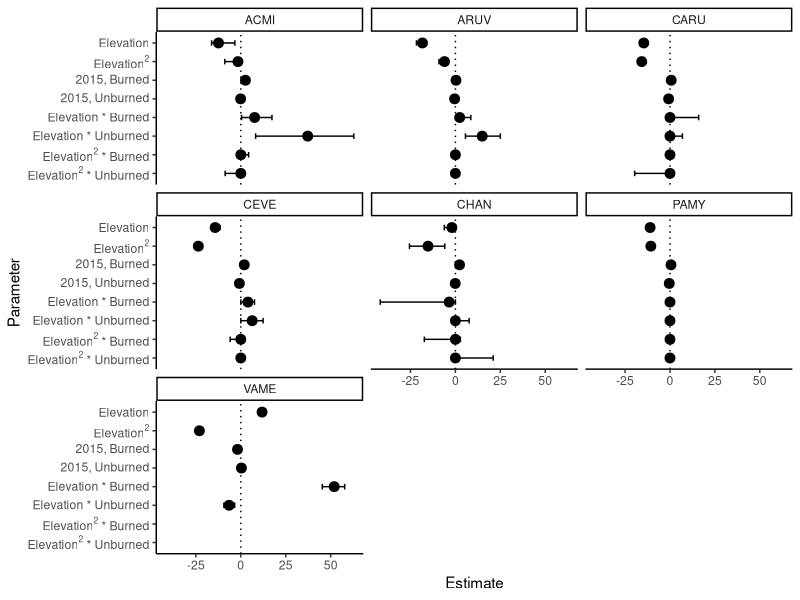
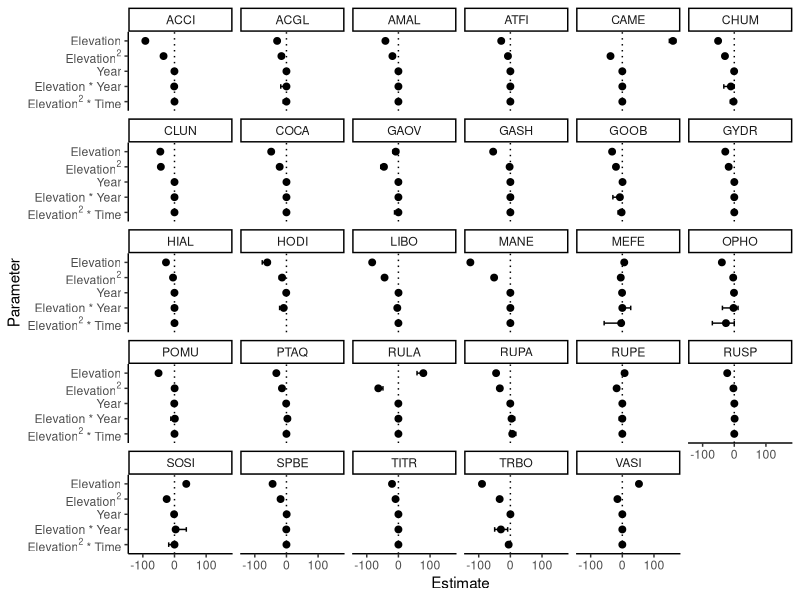

These figures' R source, in order:

# Created: Dec. 15, 2021 from script 8
# Updated: May 11, 2022

# IMPORTANT NOTE: unless otherwise indicated, always use Understory_All.csv for these analyses as it is the ONLY file with up-to-date corrections.

# Packages needed:
library(tidyverse)

## Step 1: Load coefficient data

coeff.ALLDAT <- read.csv("data/3b_new_coefficients.csv", header = TRUE) %>% 
  select(-Dataset, -L.Occ, -R.Occ, -deltaAIC, -Weight, -Rsquared)
coeff.ALLDAT[coeff.ALLDAT$Species == "EPAN", 1] <- paste("CHAN") # Correcting taxonomy issue
coeff.ALLDAT[is.na(coeff.ALLDAT)] <- 0 # Hard code absent coeffs as 0 before averaging
coeff.ALLDAT$Elevation.m2.Res.Burn.fi[coeff.ALLDAT$Species == "VAME"] <- NA
coeff.ALLDAT$Elevation.m2.Res.Unburn.fi[coeff.ALLDAT$Species == "VAME"] <- NA
coeff.ALLDAT$Data.Type.Elevation.m2.nofi[coeff.ALLDAT$Species == "HODI"] <- NA #remove terms that weren't fit

coeff.fire <- #split by fire vs no-fire
  coeff.ALLDAT[coeff.ALLDAT$Fire.Included == "Yes" & coeff.ALLDAT$Type == "Avg", c(1, 5:6, 10:15)] 

coeff.nofire <- coeff.ALLDAT[coeff.ALLDAT$Fire.Included == "No" & coeff.ALLDAT$Type == "Avg", c(1, 5:9)] 

## Step 2: Summarize mean, lower and upper CI of each coefficient across the rarefactions (FIRE SPECIES)
means.fire <- coeff.fire %>% 
  group_by(Species) %>% 
  summarise(across(.cols = Elevation.m:Elevation.m2.Res.Unburn.fi, ~ unname(quantile(.x, 0.5, na.rm=TRUE)))) %>% #, .names = "mean_{.col}" 
  mutate(param="mean")
lowers.fire <- coeff.fire %>% 
  group_by(Species) %>% 
  summarise(across(.cols = Elevation.m:Elevation.m2.Res.Unburn.fi, ~ unname(quantile(.x, 0.025, na.rm=TRUE)))) %>% #, .names="lower_{.col}" 
  mutate(param="lower")
uppers.fire <- coeff.fire %>% 
  group_by(Species) %>% 
  summarise(across(.cols = Elevation.m:Elevation.m2.Res.Unburn.fi, ~ unname(quantile(.x, 0.975, na.rm=TRUE)))) %>% #, .names="upper_{.col}" 
  mutate(param="upper")

## Step 3: reshape for graphing
all.fire <- rbind(means.fire, lowers.fire, uppers.fire) %>% 
  pivot_longer(!c(Species, param), names_to="Parameter", values_to="Estimate") %>% 
  pivot_wider(names_from=param, values_from="Estimate")

## Step 4: Classic forest plots for fire species

# order of parameters along y axis
order.list.fire <- c("Elevation.m", 
           "Elevation.m2", 
           "Resurvey.Burned.fi", 
           "Resurvey.Unburned.fi",
           "Elevation.m.Res.Burn.fi", 
           "Elevation.m.Res.Unburn.fi", 
           "Elevation.m2.Res.Burn.fi", 
           "Elevation.m2.Res.Unburn.fi")

all.fire$Parameter <- factor(all.fire$Parameter, levels = rev(order.list.fire))

# tick labels for y axis
vars.fire <- c("Elevation", 
          expression("Elevation" ^ 2), 
          "2015, Burned",
          "2015, Unburned",
          "Elevation * Burned",
          "Elevation * Unburned",
          expression("Elevation" ^ 2 * " * Burned"), 
          expression("Elevation" ^ 2 * " * Unburned"))

# faceted plot
forestplot.fire <- ggplot(dat=all.fire, aes(y=Parameter, x=mean, xmin=lower, xmax=upper)) +
  facet_wrap(~Species) +
  geom_point(cex=3) + 
  geom_errorbarh(height=0.3) + 
  geom_vline(xintercept=0, linetype="dotted") +
  scale_y_discrete(labels=rev(vars.fire)) +
  xlab("Estimate") +
  theme_classic() 

ggsave("figures/forestplot_coeffs_fire.pdf", forestplot.fire, width=12, height=8)


## Step 5: Repeat steps 2-4 for no-fire species

means.nofire <- coeff.nofire %>% 
  group_by(Species) %>% 
  summarise(across(.cols = Elevation.m:Data.Type.Elevation.m2.nofi, ~ unname(quantile(.x, 0.5, na.rm=TRUE)))) %>%  
  mutate(param="mean")
lowers.nofire <- coeff.nofire %>% 
  group_by(Species) %>% 
  summarise(across(.cols = Elevation.m:Data.Type.Elevation.m2.nofi, ~ unname(quantile(.x, 0.025, na.rm=TRUE)))) %>%  
  mutate(param="lower")
uppers.nofire <- coeff.nofire %>% 
  group_by(Species) %>% 
  summarise(across(.cols = Elevation.m:Data.Type.Elevation.m2.nofi, ~ unname(quantile(.x, 0.975, na.rm=TRUE)))) %>%  
  mutate(param="upper")

all.nofire <- rbind(means.nofire, lowers.nofire, uppers.nofire) %>% 
  pivot_longer(!c(Species, param), names_to="Parameter", values_to="Estimate") %>% 
  pivot_wider(names_from=param, values_from="Estimate")

order.list.nofire <- c("Elevation.m", 
                "Elevation.m2", 
                "Data.Type.nofi",
                "Data.Type.Elevation.m.nofi", 
                "Data.Type.Elevation.m2.nofi")

all.nofire$Parameter <- factor(all.nofire$Parameter, levels = rev(order.list.nofire))

# tick labels for y axis
vars.nofire <- c("Elevation", 
          expression("Elevation" ^ 2), 
          "Year",
          "Elevation * Year",
          expression("Elevation" ^ 2 * " * Time"))

# faceted plot
forestplot.nofire <- ggplot(dat=all.nofire, aes(y=Parameter, x=mean, xmin=lower, xmax=upper)) +
  facet_wrap(~Species) +
  geom_point(cex=2) + 
  geom_errorbarh(height=0.3) + 
  geom_vline(xintercept=0, linetype="dotted") +
  scale_y_discrete(labels=rev(vars.nofire)) +
  xlab("Estimate") +
  theme_classic() 

ggsave("figures/forestplot_coeffs_nofire.pdf", forestplot.nofire, width=12, height=8)


### ALTERNATIVE: Try horizontal violin plots

# Gather coefficients into long format
coeff.fire2 <- coeff.fire %>% 
  pivot_longer(!c(Species))

order.list.fire <- c("Elevation.m", 
                     "Elevation.m2", 
                     "Resurvey.Burned.fi", 
                     "Resurvey.Unburned.fi",
                     "Elevation.m.Res.Burn.fi", 
                     "Elevation.m.Res.Unburn.fi", 
                     "Elevation.m2.Res.Burn.fi", 
                     "Elevation.m2.Res.Unburn.fi")

coeff.fire2$name <- factor(coeff.fire2$name, levels = rev(order.list.fire))

# tick labels for y axis
vars.fire <- c("Elevation", 
               expression("Elevation" ^ 2), 
               "2015, Burned",
               "2015, Unburned",
               "Elevation * Burned",
               "Elevation * Unburned",
               expression("Elevation" ^ 2 * " * Burned"), 
               expression("Elevation" ^ 2 * " * Unburned"))

# this is too scrunched - if violins are tall enough to show their shapes, then they are too tall to fit in their alloted vertical band
temp.violin <- ggplot(data=coeff.fire2, aes(x=name, y=value)) +
  facet_wrap(~Species) +
  geom_violin(width=1.5) +
  geom_hline(yintercept=0, linetype="dotted") +
  xlab("") +
  ylab("Predictor") +
  scale_y_discrete(labels=rev(vars.fire)) +
  coord_flip() + # switch X and Y axis to get the horizontal version 
  theme_classic()

temp.hist <- ggplot(data=coeff.fire2, aes(x=value)) +
  facet_grid(name~Species, labeller=labeller(name=vars.fire)) +
  geom_histogram(alpha=0.5) +
  geom_vline(xintercept=0, linetype="dotted") +
  #xlab("") +
  #ylab("Predictor") +
  #scale_y_discrete(labels=rev(vars.fire)) +
  theme_classic()
  
